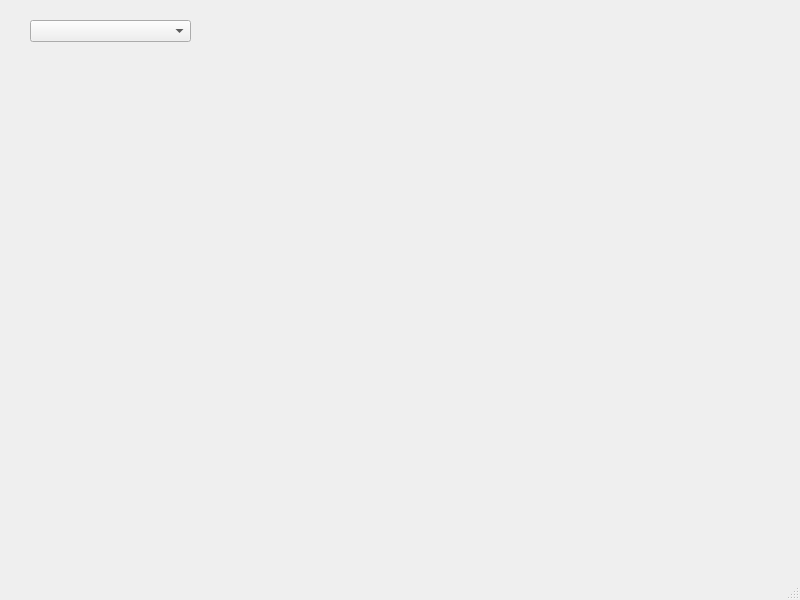
<?xml version="1.0" encoding="UTF-8"?>
<ui version="4.0">
 <class>MainWindow</class>
 <widget class="QMainWindow" name="MainWindow">
  <property name="geometry">
   <rect>
    <x>0</x>
    <y>0</y>
    <width>800</width>
    <height>600</height>
   </rect>
  </property>
  <property name="windowTitle">
   <string>MainWindow</string>
  </property>
  <widget class="QWidget" name="centralwidget">
   <widget class="QComboBox" name="accComboBox">
    <property name="geometry">
     <rect>
      <x>30</x>
      <y>20</y>
      <width>161</width>
      <height>22</height>
     </rect>
    </property>
   </widget>
  </widget>
  <widget class="QMenuBar" name="menubar">
   <property name="geometry">
    <rect>
     <x>0</x>
     <y>0</y>
     <width>800</width>
     <height>21</height>
    </rect>
   </property>
  </widget>
  <widget class="QStatusBar" name="statusbar"/>
 </widget>
 <resources/>
 <connections/>
</ui>
